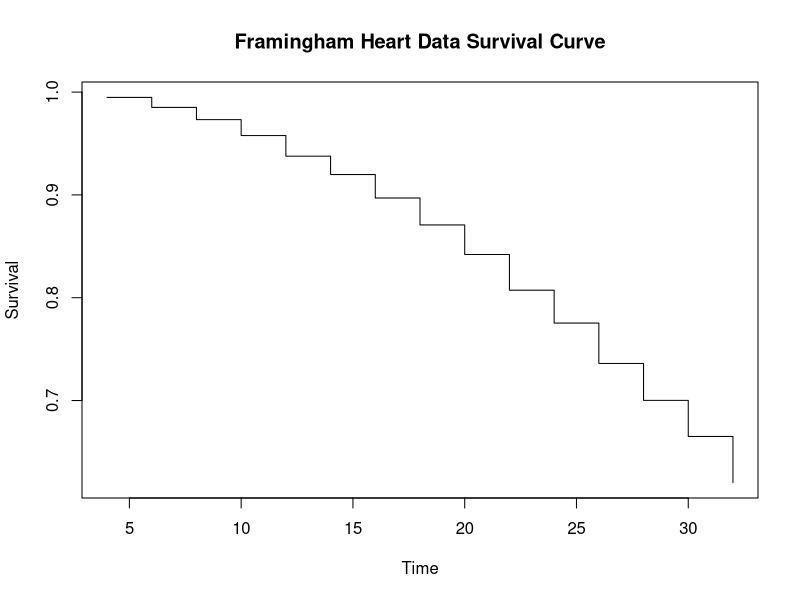
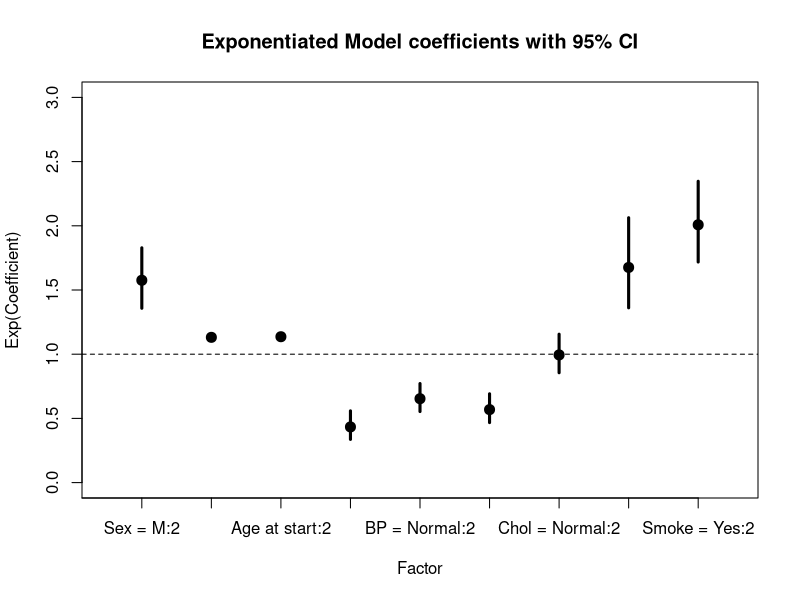

Write the R code that produced these figures, in order. (Note: this script raises an error after producing the figures.)
## ---- chunk 1
#### read in data ####
heart <- read.csv('Framingham Heart Data.csv')
summary(heart)
## remove na data
heart <- heart[!(is.na(heart$Height) | is.na(heart$Weight) | is.na(heart$Smoking) | is.na(heart$Cholesterol)),]


#### format columns (type I censoring) ####
heart$d <- heart$AgeAtDeath - heart$AgeAtStart
heart$c <- ifelse(heart$Status == 'Alive', 0, 1)
tc <- max(heart$d, na.rm = T)
heart$x <- ifelse(is.na(heart$d), tc, heart$d)
#### plots ####
library(survival)
km <- survfit(Surv(heart$x, heart$c) ~ 1, type = 'kaplan-meier')
## survival plot
plot(km$time,km$surv, type="s",xlab="Time",ylab="Survival",
     main = 'Framingham Heart Data Survival Curve')
skm <- summary(km)
df <- data.frame(skm$time, skm$n.risk, skm$n.event, round(skm$surv, 2), round(skm$lower, 2), round(skm$upper, 2))
colnames(df) <- c('Time', '# at risk', '# of events', 'Survival Rate', '95% CI Lower', '95% CI Upper')

library(knitr)
### survival summary table
kable(df)

table(heart$Smoking_Status)
### variable formatting
summary(heart)
heart$BP_level <- ifelse(heart$Systolic <= 129 & heart$Diastolic <= 80, 'Normal', 'High')
heart$Chol_Level <- ifelse(heart$Cholesterol <= 239, 'Normal', 'High')
heart$Smoke_Binary <- ifelse(heart$Smoking_Status == 'Non-smoker', 'No', 'Yes')
heart$opt_weight <- (heart$Weight / heart$MRW..Metropolitan.Relative.desired..Weight.) - 1
heart$DeathType <- ifelse(heart$Status == 'Alive', 'Alive',
                          ifelse(heart$DeathCause %in% c('Coronary Heart Disease'), 'Heart_Disease', 'Other'))
s_heart <- split(heart, heart$DeathType)



### create table of summary of explanatory variables
create_row <- function(df){
sum_vec <- c(round(mean(df$Sex == 'Female'),2), 
             paste(round(mean(df$AgeAtStart, na.rm = T),2), ' (', round(sd(df$AgeAtStart, na.rm = T),2), ')', sep = ''),
             paste(round(mean(df$Height, na.rm = T),2), ' (', round(sd(df$Height, na.rm = T),2), ')', sep = ''),
             paste(round(mean(df$Weight, na.rm = T),2), ' (', round(sd(df$Weight, na.rm = T),2), ')', sep = ''),
             paste(round(mean(df$opt_weight, na.rm = T),2), ' (', round(sd(df$opt_weight, na.rm = T),2), ')', sep = ''),
             paste(round(mean(df$Diastolic, na.rm = T),2), ' (', round(sd(df$Diastolic, na.rm = T),2), ')', sep = ''),
             paste(round(mean(df$Systolic, na.rm = T),2), ' (', round(sd(df$Systolic, na.rm = T),2), ')', sep = ''),
             round(mean(df$BP_level == 'High', na.rm = T), 2),
             paste(round(mean(df$Cholesterol, na.rm = T),2), ' (', round(sd(df$Cholesterol, na.rm = T),2), ')', sep = ''),
             round(mean(df$Chol_Level == 'High', na.rm = T), 2),
             1-round(mean(df$Smoking_Status == 'Non-smoker'),2))
return(sum_vec)
}
table(heart$DeathType, factor(heart$Chol_Level))
summary(factor(s_heart$Alive$Chol_Level))

Total <- create_row(heart)
Alive <- create_row(s_heart$Alive)
Dead_h  <- create_row(s_heart$Heart_Disease)
Dead_o  <- create_row(s_heart$Other)

df_tab <- data.frame(Total, Alive, Dead_h, Dead_o)
colnames(df_tab) <- c('Total' ,'Alive', 'Death (heart disease)', 'Death (other)')
row.names(df_tab) <- c('% Female', 'Mean Age at Start (SD)',
                       'Mean Height (SD)', 'Mean Weight (SD)',
                       'Mean % from desired weight (SD)',
                       'Mean Diastolic (SD)', 'Mean Systolic (SD)',
                       '% High Blood Pressure',
                       'Mean Cholesterol (SD)', 
                       '% High Cholesterol',
                       '% Smoker')

kable(df_tab)

## ---- chunk 2
head(heart)
library(VGAM)

mm <- data.frame(model.matrix(~ factor(DeathType) + 0, heart))
h2 <- cbind(heart, mm)
names(h2)
cols <- cbind(h2$factor.DeathType.Heart_Disease, h2$factor.DeathType.Other, h2$factor.DeathType.Alive)

## test model
mod1 <- vglm(cols ~ factor(Sex) + AgeAtStart + opt_weight + factor(BP_level) + factor(Chol_Level) + factor(Smoke_Binary),
             family = multinomial,
            data = heart)

summary(mod1)

mod2 <- vglm(cols ~ factor(Sex) + AgeAtStart + factor(BP_level) + factor(Chol_Level) + factor(Smoke_Binary),
             family = multinomial,
            data = heart)

summary(mod2)

## create plot of coefficients
bs <- coef(mod2)
ses <- sqrt(diag(vcov(mod2)))
ul <- bs + 1.96*ses
ll <- bs - 1.96*ses
cbind(ll, ul)
length(bs)

plot(1:length(bs),exp(bs), pch=20, ylim=c(0,3), xlim=c(3.5,12.5),
     xlab='Factor',
     ylab='Exp(Coefficient)',
     xaxt='n',
     main='Exponentiated Model coefficients with 95% CI',
     col = 'black',
     cex = 2)

segments(y1=exp(ul),y0=exp(ll),x0=1:length(bs), lwd = 3, col = 'black')
abline(h=1, lty=2)
c_name <- c('Intercept 1', 'Intercept 2', 'Sex = M:1', 'Sex = M:2', 'Age at start:1', 'Age at start:2',
            'BP = Normal:1', 'BP = Normal:2', 'Chol = Normal:1', 'Chol = Normal:2' ,
            'Smoke = Yes:1', 'Smoke = Yes:2')
axis(1, at = 1:length(bs), labels = c_name, srt = 45)

lines((mod.vis$coefficients[2:7]), pch=20,
     
     col='dark gray',
     type='p')

segments(y1=ul3,y0=ll4,x0=1:6, lwd = 2, col = 'dark gray')

## check ok to remove weight with LRT test
anova(mod2, mod1, test = 'LRT', type = 1)

### check for interactions between weight and other variables
boxplot(heart$opt_weight ~ heart$BP_level)
boxplot(heart$opt_weight ~ heart$Chol_Level)
boxplot(heart$opt_weight ~ heart$DeathType)


### check interaction model
